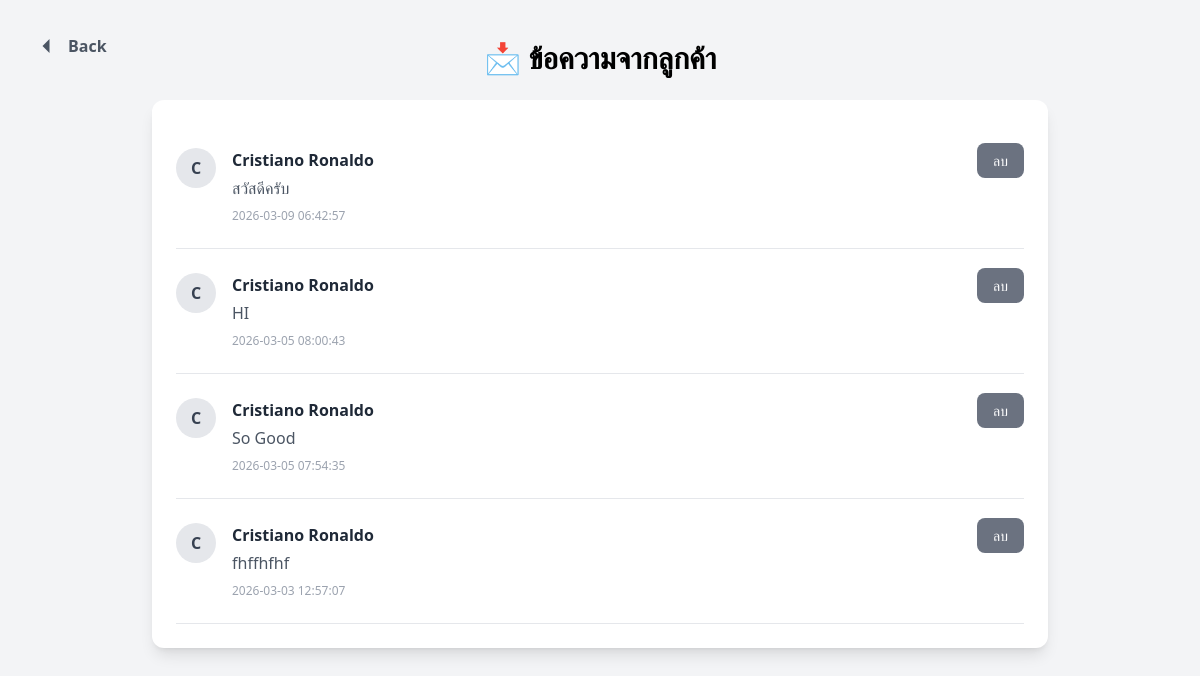
Page /admin_messages (signed in) on the earlier database version.
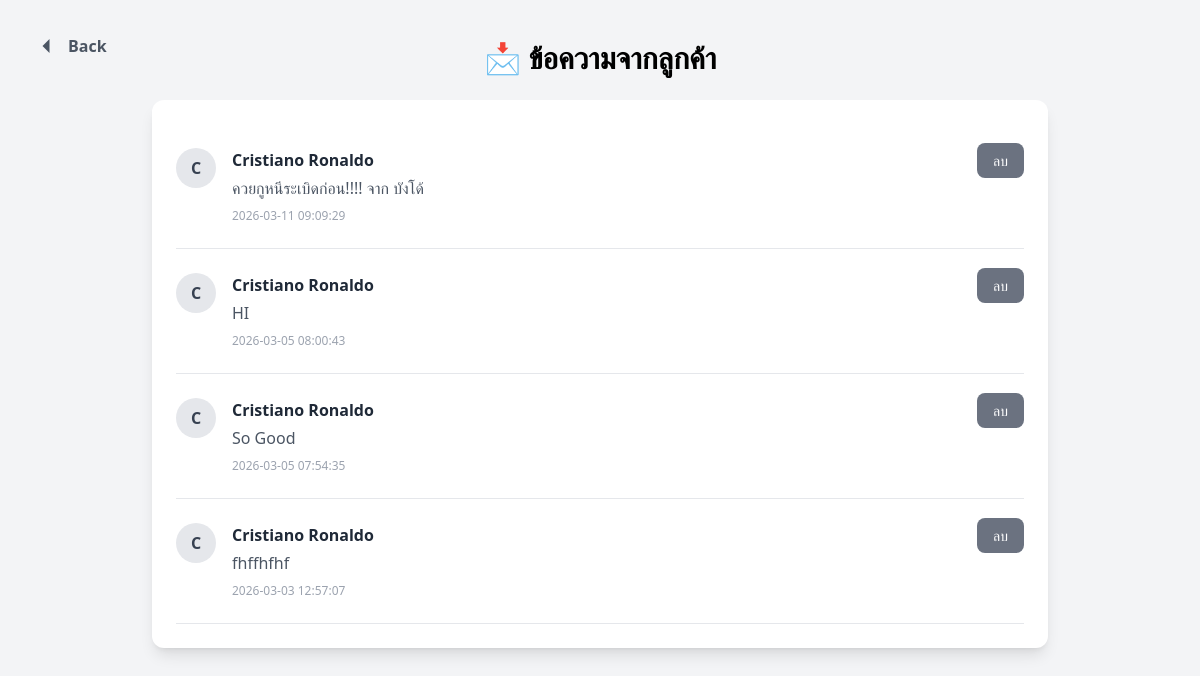
Same page on the later database version.
### tables this page shows
CREATE TABLE messages (
        id INTEGER PRIMARY KEY AUTOINCREMENT,
        username TEXT,
        message TEXT NOT NULL,
        created_at TIMESTAMP DEFAULT CURRENT_TIMESTAMP
    );

### main.py (the view)
@app.route("/admin_messages")
@login_required
def admin_messages():
    if current_user.role != "Admin": return redirect(url_for("dashboard"))
    connect = sqlite3.connect(db_local)
    cursor = connect.cursor()
    cursor.execute("SELECT id, username, message, created_at FROM messages ORDER BY created_at DESC")
    all_messages = cursor.fetchall()
    connect.close()
    return render_template("admin_messages.html", messages=all_messages)

### main.py (called while the page is built)
@login_manager.user_loader
def load_user(user_id):
    connect = sqlite3.connect(db_local)
    connect.row_factory = sqlite3.Row
    cursor = connect.cursor()
    cursor.execute("""
        SELECT p.Person_ID, p.Username, p.Full_Name, p.Type, m.Phone_Number
        FROM Person p
        LEFT JOIN Member m ON p.Person_ID = m.Person_ID
        WHERE p.Person_ID = ?
    """, (user_id,))
    user = cursor.fetchone()
    connect.close()
    if user:
        return User(user["Person_ID"], user["Username"], user["Full_Name"], user["Type"], user["Phone_Number"])
    return None

### templates/admin_messages.html (shortened to what this page needs)
<!DOCTYPE html>
<html>
<head>
    <script src="https://cdn.tailwindcss.com"></script>
</head>
<body class="bg-gray-100 min-h-screen p-10 relative">
<a href="{{ url_for('admin_home') }}"
   class="absolute top-8 left-8 flex items-center gap-2 text-gray-600 hover:text-black transition">
    <svg class="w-7 h-7" fill="currentColor" viewBox="0 0 24 24">
        <path d="M15 18l-6-6 6-6"/>
    </svg>
    <span class="font-semibold">Back</span>
</a>
    <h1 class="text-3xl font-bold mb-6 text-center">
        📩 ข้อความจากลูกค้า
    </h1>
    <div class="max-w-4xl mx-auto bg-white shadow-lg rounded-xl p-6">
        {% if messages %}
            {% for msg in messages %}
<div class="border-b py-6 flex justify-between items-start">
    <div class="flex items-start gap-4">
        <div class="w-10 h-10 rounded-full bg-gray-200 flex items-center justify-center text-gray-700 font-semibold">
            {{ msg[1][0]|upper }}
        </div>
        <div>
            <p class="font-semibold text-gray-800">
                {{ msg[1] }}
            </p>
            <p class="text-gray-600 mt-1">
                {{ msg[2] }}
            </p>
            <p class="text-xs text-gray-400 mt-2">
                {{ msg[3] }}
            </p>
        </div>
    </div>
    <div>
        <a href="{{ url_for('delete_message', msg_id=msg[0]) }}"
           class="bg-gray-500 hover:bg-red-600 text-white px-4 py-2 rounded-lg text-sm transition">
           ลบ
        </a>
    </div>
</div>
{% endfor %}
        {% else %}
            <p class="text-center text-gray-500">
                ยังไม่มีข้อความจากลูกค้า
            </p>
        {% endif %}
    </div>
</body>
</html>

Differences in the rows shown:
changed messages: message "สวัสดีครับ" → "ควยกูหนีระเบิดก่อน!!!! จาก บังโด้"; created_at "2026-03-09 06:42:57" → "2026-03-11 09:09:29"
